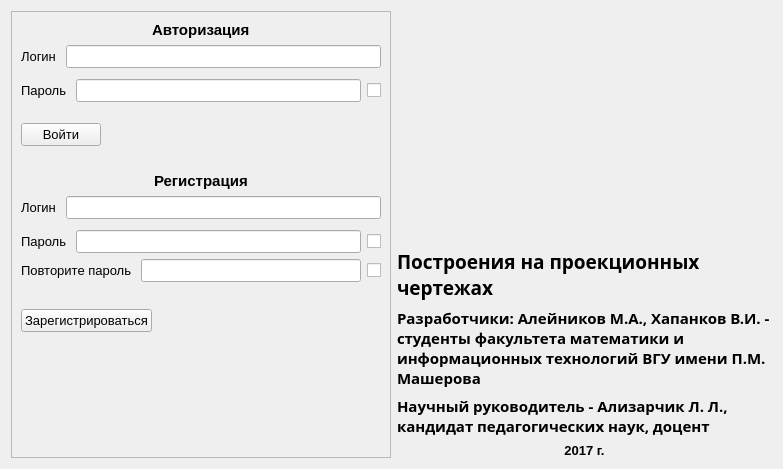
<?xml version="1.0" encoding="UTF-8"?>
<ui version="4.0">
 <class>Authorization</class>
 <widget class="QWidget" name="Authorization">
  <property name="geometry">
   <rect>
    <x>0</x>
    <y>0</y>
    <width>783</width>
    <height>469</height>
   </rect>
  </property>
  <property name="font">
   <font>
    <pointsize>10</pointsize>
   </font>
  </property>
  <property name="windowTitle">
   <string>Form</string>
  </property>
  <layout class="QHBoxLayout" name="horizontalLayout_8">
   <item>
    <widget class="QScrollArea" name="scrollArea">
     <property name="sizePolicy">
      <sizepolicy hsizetype="Fixed" vsizetype="Expanding">
       <horstretch>0</horstretch>
       <verstretch>0</verstretch>
      </sizepolicy>
     </property>
     <property name="minimumSize">
      <size>
       <width>380</width>
       <height>0</height>
      </size>
     </property>
     <property name="widgetResizable">
      <bool>true</bool>
     </property>
     <widget class="QWidget" name="scrollAreaWidgetContents_2">
      <property name="geometry">
       <rect>
        <x>0</x>
        <y>0</y>
        <width>378</width>
        <height>449</height>
       </rect>
      </property>
      <layout class="QVBoxLayout" name="verticalLayout_2">
       <item>
        <layout class="QVBoxLayout" name="verticalLayout_3">
         <item>
          <layout class="QHBoxLayout" name="horizontalLayout_9">
           <item>
            <widget class="QLabel" name="label">
             <property name="sizePolicy">
              <sizepolicy hsizetype="Maximum" vsizetype="Maximum">
               <horstretch>0</horstretch>
               <verstretch>0</verstretch>
              </sizepolicy>
             </property>
             <property name="font">
              <font>
               <pointsize>11</pointsize>
               <weight>75</weight>
               <bold>true</bold>
              </font>
             </property>
             <property name="text">
              <string>Авторизация</string>
             </property>
            </widget>
           </item>
          </layout>
         </item>
         <item>
          <layout class="QHBoxLayout" name="horizontalLayout">
           <item>
            <widget class="QLabel" name="label_2">
             <property name="sizePolicy">
              <sizepolicy hsizetype="Maximum" vsizetype="Maximum">
               <horstretch>0</horstretch>
               <verstretch>0</verstretch>
              </sizepolicy>
             </property>
             <property name="text">
              <string>Логин </string>
             </property>
            </widget>
           </item>
           <item>
            <widget class="QLineEdit" name="entry_login"/>
           </item>
          </layout>
         </item>
         <item>
          <layout class="QHBoxLayout" name="horizontalLayout_2">
           <property name="topMargin">
            <number>5</number>
           </property>
           <item>
            <widget class="QLabel" name="label_3">
             <property name="sizePolicy">
              <sizepolicy hsizetype="Maximum" vsizetype="Maximum">
               <horstretch>0</horstretch>
               <verstretch>0</verstretch>
              </sizepolicy>
             </property>
             <property name="text">
              <string>Пароль </string>
             </property>
            </widget>
           </item>
           <item>
            <widget class="QLineEdit" name="entry_password">
             <property name="echoMode">
              <enum>QLineEdit::Password</enum>
             </property>
            </widget>
           </item>
           <item>
            <widget class="QCheckBox" name="checkBox">
             <property name="text">
              <string/>
             </property>
            </widget>
           </item>
          </layout>
         </item>
         <item>
          <layout class="QHBoxLayout" name="horizontalLayout_3">
           <property name="topMargin">
            <number>15</number>
           </property>
           <item>
            <widget class="QPushButton" name="entry">
             <property name="text">
              <string>Войти</string>
             </property>
            </widget>
           </item>
           <item>
            <spacer name="horizontalSpacer">
             <property name="orientation">
              <enum>Qt::Horizontal</enum>
             </property>
             <property name="sizeHint" stdset="0">
              <size>
               <width>40</width>
               <height>20</height>
              </size>
             </property>
            </spacer>
           </item>
          </layout>
         </item>
        </layout>
       </item>
       <item>
        <layout class="QVBoxLayout" name="verticalLayout">
         <item>
          <layout class="QHBoxLayout" name="horizontalLayout_10">
           <property name="topMargin">
            <number>20</number>
           </property>
           <item>
            <widget class="QLabel" name="label_7">
             <property name="sizePolicy">
              <sizepolicy hsizetype="Maximum" vsizetype="Maximum">
               <horstretch>0</horstretch>
               <verstretch>0</verstretch>
              </sizepolicy>
             </property>
             <property name="font">
              <font>
               <pointsize>11</pointsize>
               <weight>75</weight>
               <bold>true</bold>
              </font>
             </property>
             <property name="text">
              <string>Регистрация</string>
             </property>
            </widget>
           </item>
          </layout>
         </item>
         <item>
          <layout class="QHBoxLayout" name="horizontalLayout_4">
           <item>
            <widget class="QLabel" name="label_4">
             <property name="sizePolicy">
              <sizepolicy hsizetype="Maximum" vsizetype="Maximum">
               <horstretch>0</horstretch>
               <verstretch>0</verstretch>
              </sizepolicy>
             </property>
             <property name="text">
              <string>Логин </string>
             </property>
            </widget>
           </item>
           <item>
            <widget class="QLineEdit" name="reg_login"/>
           </item>
          </layout>
         </item>
         <item>
          <layout class="QHBoxLayout" name="horizontalLayout_5">
           <property name="topMargin">
            <number>5</number>
           </property>
           <item>
            <widget class="QLabel" name="label_5">
             <property name="sizePolicy">
              <sizepolicy hsizetype="Maximum" vsizetype="Maximum">
               <horstretch>0</horstretch>
               <verstretch>0</verstretch>
              </sizepolicy>
             </property>
             <property name="text">
              <string>Пароль </string>
             </property>
            </widget>
           </item>
           <item>
            <widget class="QLineEdit" name="reg_password">
             <property name="echoMode">
              <enum>QLineEdit::Password</enum>
             </property>
            </widget>
           </item>
           <item>
            <widget class="QCheckBox" name="checkBox_reg_password">
             <property name="text">
              <string/>
             </property>
            </widget>
           </item>
          </layout>
         </item>
         <item>
          <layout class="QHBoxLayout" name="horizontalLayout_6">
           <item>
            <widget class="QLabel" name="label_6">
             <property name="sizePolicy">
              <sizepolicy hsizetype="Maximum" vsizetype="Maximum">
               <horstretch>0</horstretch>
               <verstretch>0</verstretch>
              </sizepolicy>
             </property>
             <property name="text">
              <string>Повторите пароль </string>
             </property>
            </widget>
           </item>
           <item>
            <widget class="QLineEdit" name="reg_repeat_password">
             <property name="echoMode">
              <enum>QLineEdit::Password</enum>
             </property>
            </widget>
           </item>
           <item>
            <widget class="QCheckBox" name="checkBox_reg_repeat_password">
             <property name="text">
              <string/>
             </property>
            </widget>
           </item>
          </layout>
         </item>
         <item>
          <widget class="QLabel" name="lable_first_reg">
           <property name="sizePolicy">
            <sizepolicy hsizetype="Maximum" vsizetype="Preferred">
             <horstretch>0</horstretch>
             <verstretch>0</verstretch>
            </sizepolicy>
           </property>
           <property name="text">
            <string/>
           </property>
          </widget>
         </item>
         <item>
          <layout class="QHBoxLayout" name="horizontalLayout_7">
           <property name="topMargin">
            <number>0</number>
           </property>
           <item>
            <widget class="QPushButton" name="reg">
             <property name="text">
              <string>Зарегистрироваться</string>
             </property>
            </widget>
           </item>
           <item>
            <spacer name="horizontalSpacer_2">
             <property name="orientation">
              <enum>Qt::Horizontal</enum>
             </property>
             <property name="sizeHint" stdset="0">
              <size>
               <width>40</width>
               <height>20</height>
              </size>
             </property>
            </spacer>
           </item>
          </layout>
         </item>
        </layout>
       </item>
       <item>
        <spacer name="verticalSpacer">
         <property name="orientation">
          <enum>Qt::Vertical</enum>
         </property>
         <property name="sizeHint" stdset="0">
          <size>
           <width>20</width>
           <height>96</height>
          </size>
         </property>
        </spacer>
       </item>
      </layout>
     </widget>
    </widget>
   </item>
   <item>
    <layout class="QVBoxLayout" name="verticalLayout_5">
     <item>
      <widget class="OGL" name="widget" native="true">
       <property name="sizePolicy">
        <sizepolicy hsizetype="Expanding" vsizetype="Expanding">
         <horstretch>1</horstretch>
         <verstretch>1</verstretch>
        </sizepolicy>
       </property>
      </widget>
     </item>
     <item>
      <layout class="QVBoxLayout" name="verticalLayout_4">
       <item>
        <layout class="QHBoxLayout" name="horizontalLayout_13">
         <item>
          <widget class="QLabel" name="label_9">
           <property name="sizePolicy">
            <sizepolicy hsizetype="Expanding" vsizetype="Preferred">
             <horstretch>0</horstretch>
             <verstretch>0</verstretch>
            </sizepolicy>
           </property>
           <property name="font">
            <font>
             <family>Myriad Pro Light</family>
             <pointsize>14</pointsize>
             <weight>75</weight>
             <bold>true</bold>
            </font>
           </property>
           <property name="text">
            <string>Построения на проекционных чертежах</string>
           </property>
           <property name="textFormat">
            <enum>Qt::PlainText</enum>
           </property>
           <property name="wordWrap">
            <bool>true</bool>
           </property>
          </widget>
         </item>
        </layout>
       </item>
       <item>
        <layout class="QHBoxLayout" name="horizontalLayout_12">
         <item>
          <widget class="QLabel" name="label_8">
           <property name="sizePolicy">
            <sizepolicy hsizetype="Expanding" vsizetype="Preferred">
             <horstretch>0</horstretch>
             <verstretch>0</verstretch>
            </sizepolicy>
           </property>
           <property name="font">
            <font>
             <family>Myriad Pro Light</family>
             <pointsize>11</pointsize>
             <weight>75</weight>
             <bold>true</bold>
            </font>
           </property>
           <property name="text">
            <string>Разработчики: Алейников М.А., Хапанков В.И. - студенты факультета математики и информационных технологий ВГУ имени П.М. Машерова</string>
           </property>
           <property name="textFormat">
            <enum>Qt::AutoText</enum>
           </property>
           <property name="scaledContents">
            <bool>false</bool>
           </property>
           <property name="wordWrap">
            <bool>true</bool>
           </property>
          </widget>
         </item>
        </layout>
       </item>
      </layout>
     </item>
     <item>
      <layout class="QHBoxLayout" name="horizontalLayout_15">
       <item>
        <widget class="QLabel" name="label_11">
         <property name="sizePolicy">
          <sizepolicy hsizetype="Expanding" vsizetype="Preferred">
           <horstretch>0</horstretch>
           <verstretch>0</verstretch>
          </sizepolicy>
         </property>
         <property name="font">
          <font>
           <family>Myriad Pro Light</family>
           <pointsize>11</pointsize>
           <weight>75</weight>
           <bold>true</bold>
          </font>
         </property>
         <property name="text">
          <string>Научный руководитель - Ализарчик Л. Л., кандидат педагогических наук, доцент</string>
         </property>
         <property name="textFormat">
          <enum>Qt::PlainText</enum>
         </property>
         <property name="scaledContents">
          <bool>false</bool>
         </property>
         <property name="wordWrap">
          <bool>true</bool>
         </property>
        </widget>
       </item>
      </layout>
     </item>
     <item>
      <layout class="QHBoxLayout" name="horizontalLayout_14">
       <item>
        <widget class="QLabel" name="label_12">
         <property name="font">
          <font>
           <weight>75</weight>
           <bold>true</bold>
          </font>
         </property>
         <property name="text">
          <string>2017 г.</string>
         </property>
         <property name="textFormat">
          <enum>Qt::AutoText</enum>
         </property>
         <property name="alignment">
          <set>Qt::AlignCenter</set>
         </property>
        </widget>
       </item>
      </layout>
     </item>
    </layout>
   </item>
  </layout>
 </widget>
 <customwidgets>
  <customwidget>
   <class>OGL</class>
   <extends>QWidget</extends>
   <header>ogl.h</header>
   <container>1</container>
  </customwidget>
 </customwidgets>
 <resources/>
 <connections>
  <connection>
   <sender>entry_login</sender>
   <signal>returnPressed()</signal>
   <receiver>entry</receiver>
   <slot>click()</slot>
   <hints>
    <hint type="sourcelabel">
     <x>105</x>
     <y>54</y>
    </hint>
    <hint type="destinationlabel">
     <x>78</x>
     <y>138</y>
    </hint>
   </hints>
  </connection>
  <connection>
   <sender>entry_password</sender>
   <signal>returnPressed()</signal>
   <receiver>entry</receiver>
   <slot>click()</slot>
   <hints>
    <hint type="sourcelabel">
     <x>144</x>
     <y>88</y>
    </hint>
    <hint type="destinationlabel">
     <x>88</x>
     <y>139</y>
    </hint>
   </hints>
  </connection>
  <connection>
   <sender>reg_login</sender>
   <signal>returnPressed()</signal>
   <receiver>reg</receiver>
   <slot>click()</slot>
   <hints>
    <hint type="sourcelabel">
     <x>156</x>
     <y>217</y>
    </hint>
    <hint type="destinationlabel">
     <x>144</x>
     <y>329</y>
    </hint>
   </hints>
  </connection>
  <connection>
   <sender>reg_password</sender>
   <signal>returnPressed()</signal>
   <receiver>reg</receiver>
   <slot>click()</slot>
   <hints>
    <hint type="sourcelabel">
     <x>210</x>
     <y>248</y>
    </hint>
    <hint type="destinationlabel">
     <x>141</x>
     <y>328</y>
    </hint>
   </hints>
  </connection>
  <connection>
   <sender>reg_repeat_password</sender>
   <signal>returnPressed()</signal>
   <receiver>reg</receiver>
   <slot>click()</slot>
   <hints>
    <hint type="sourcelabel">
     <x>240</x>
     <y>278</y>
    </hint>
    <hint type="destinationlabel">
     <x>142</x>
     <y>328</y>
    </hint>
   </hints>
  </connection>
 </connections>
</ui>
